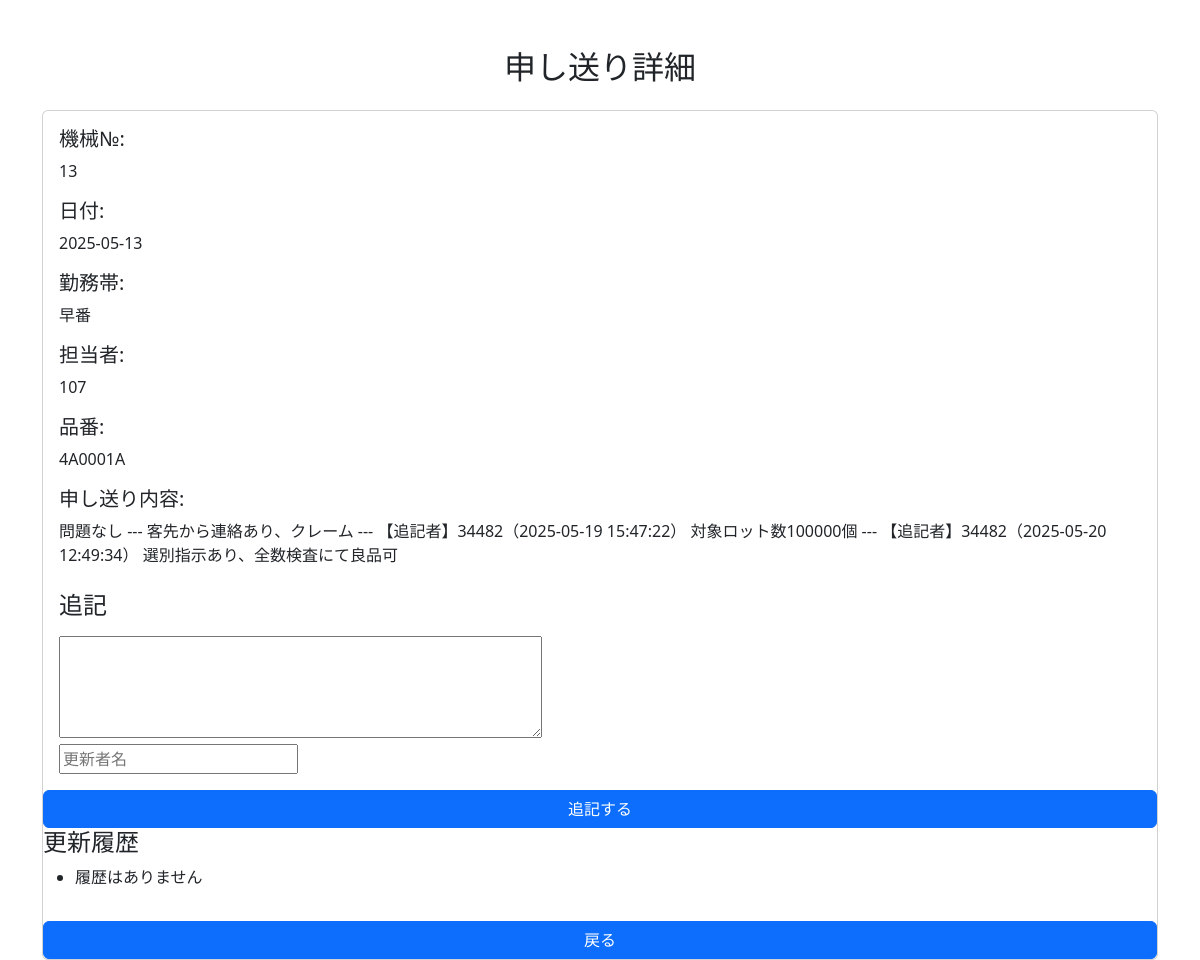
Screenshot of /show/9 with the database file from the repository.
### tables this page shows
CREATE TABLE work_notes (
        id INTEGER PRIMARY KEY AUTOINCREMENT,
        machine_no TEXT NOT NULL,           -- 機械番号
        date DATE NOT NULL,                 -- 日付
        shift TEXT NOT NULL,                -- 勤務帯（例：早番、遅番など）
        operator TEXT NOT NULL,             -- 担当者
        product_no TEXT NOT NULL,           -- 品番
        note TEXT NOT NULL,                 -- 申し送り内容
        created_at TIMESTAMP DEFAULT CURRENT_TIMESTAMP,
        updated_at TIMESTAMP DEFAULT CURRENT_TIMESTAMP
    , additional_note TEXT, updated_by TEXT, updater TEXT);

### app.py (the view)
@app.route("/show/<int:id>")
def show(id):
    note = show_work_note(id)
    histories = get_note_history(id)  # ✅ 履歴も取得
    return render_template("show.html", note=note, histories=histories)

### database.py (called while the page is built)
def get_connection_db():
    conn = sqlite3.connect("todo.db")
    conn.row_factory = sqlite3.Row
    return conn

def show_work_note(note_id):
    conn = get_connection_db()
    c = conn.cursor()
    c.execute("SELECT * FROM work_notes WHERE id = ?", (note_id,))
    row = c.fetchone()
    conn.close()
    return row

def get_note_history(note_id):
    conn = get_connection_db()
    c = conn.cursor()
    c.execute("""
        SELECT note_text, updated_at, updated_by
        FROM note_histories
        WHERE note_id = ?
        ORDER BY updated_at DESC
    """, (note_id,))
    histories = c.fetchall()
    conn.close()
    return histories

### templates/show.html (shortened to what this page needs)
<!DOCTYPE html>
<html lang="ja">
<head>
    <link href="https://cdn.jsdelivr.net/npm/bootstrap@5.3.0/dist/css/bootstrap.min.css" rel="stylesheet">
</head>
<body>
    <div class="container mt-5">
        <h2 class="mb-4 text-center">申し送り詳細</h2>
        <div class="card">
            <div class="card-body">
                <h5 class="card-title">機械№:</h5>
                <p class="card-text">{{ note['machine_no'] }}</p>
                <h5 class="card-title">日付:</h5>
                <p class="card-text">{{ note['date'] }}</p>
                <h5 class="card-title">勤務帯:</h5>
                <p class="card-text">{{ note['shift'] }}</p>
                <h5 class="card-title">担当者:</h5>
                <p class="card-text">{{ note['operator'] }}</p>
                <h5 class="card-title">品番:</h5>
                <p class="card-text">{{ note['product_no'] }}</p>
                <h5 class="card-title">申し送り内容:</h5>
                <p class="card-text">{{ note['note'] }}</p>
                <h4 class="mt-4">追記</h4>
                <form method="post" action="{{ url_for('update_note', id=note['id']) }}">
                        <textarea name="additional_note" rows="4" cols="50"></textarea><br>
                        <input type="text" name="updater" placeholder="更新者名"><br>
                    </div>
                    <button type="submit" class="btn btn-primary">追記する</button>
                <h4>更新履歴</h4>
                <ul>
                    {% for h in histories %}
                    <li>
                        <strong>{{ h['updated_by'] }}</strong>（{{ h['updated_at'] }}）<br>
                        <pre>{{ h['note_text'] }}</pre>
                    </li>
                    {% else %}
                    <li>履歴はありません</li>
                    {% endfor %}
                </ul>
                <a href="{{ url_for('index') }}" class="btn btn-primary mt-3">戻る</a>
            </div>
        </div>
</body>
</html>

### rows the page displays
work_notes: machine_no "13", date "2025-05-13", shift "早番", operator "107", product_no "4A0001A", note "問題なし --- 客先から連絡あり、クレーム --- 【追記者】34482（2025-05-19 15:47:22） 対象ロット数100000個 --- 【追記者】34482（2025-05-20 12:49:34） 選別指示あり、全数検査にて良品可"
